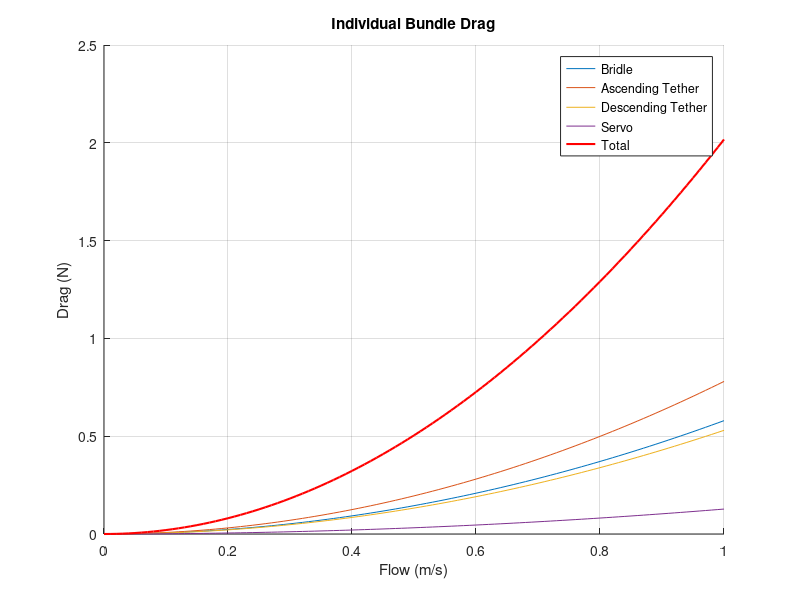
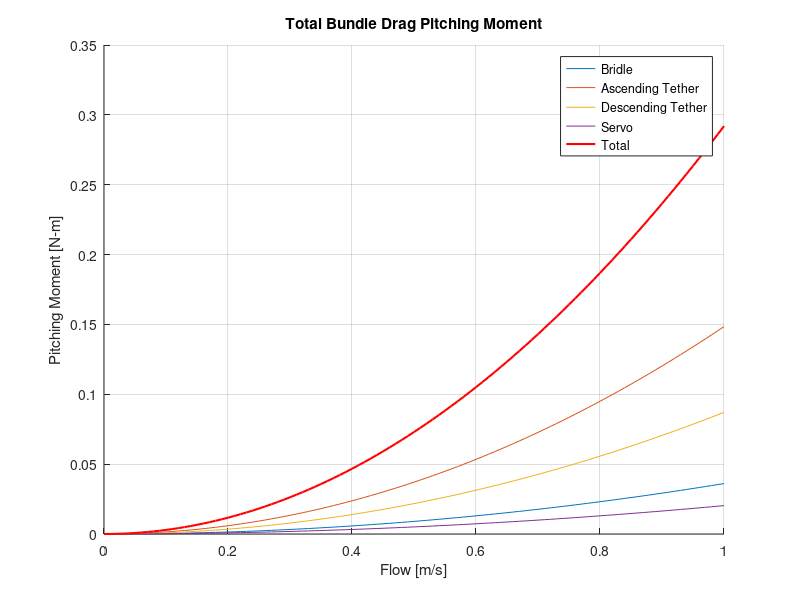

Write MATLAB code to recreate these figures, in order.
% Drag coefficient estimation for the VX Aero kite connector wires
% clear all
% close all
% Params
h = [61 195 265 255]*1e-3;     % Bundle height
w = [19 8 16 16]*1e-3;         % Bundle width
cg2fus = 31.8e-3;              % Distance from CG to fuselage shell
z = [0 h(1) 0 0] + h/2 + cg2fus; % Distance from fuselage to bundle AC
Cd = [1 1 1 1];          % Bundle drag coefficient
wake = [1 1 .5 .25];
% Reference area, etc.
% S = 0.4;     % Semispan
% c = 1125e-3; % Mean chord
rho = 1000;  % Water density
% Drag force
V = transpose(linspace(0,1,101));
for i = 1:4
    fDrag(:,i) = 1/2*rho*(V*wake(i)).^2*w(i)*h(i);
    mDrag(:,i) = fDrag(:,i).*z(i);
end
figure; hold on; grid on;
plot(V,fDrag)
plot(V,sum(fDrag,2),'r','LineWidth',1.5)
title 'Individual Bundle Drag'
xlabel 'Flow (m/s)'
ylabel 'Drag (N)'
legend('Bridle','Ascending Tether','Descending Tether','Servo','Total')

figure; hold on; grid on;
plot(V,mDrag)
plot(V,sum(mDrag,2),'r','LineWidth',1.5)
title 'Total Bundle Drag Pitching Moment'
xlabel 'Flow [m/s]'
ylabel 'Pitching Moment [N-m]'
legend('Bridle','Ascending Tether','Descending Tether','Servo','Total')